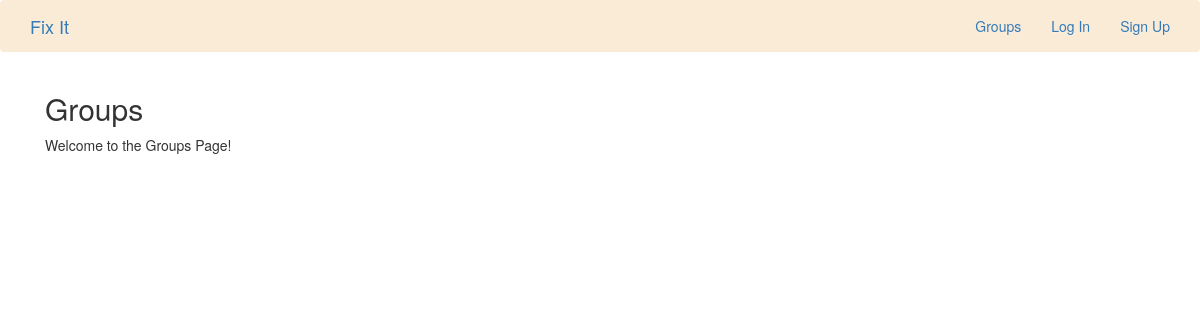
The app's page /groups/, older data.
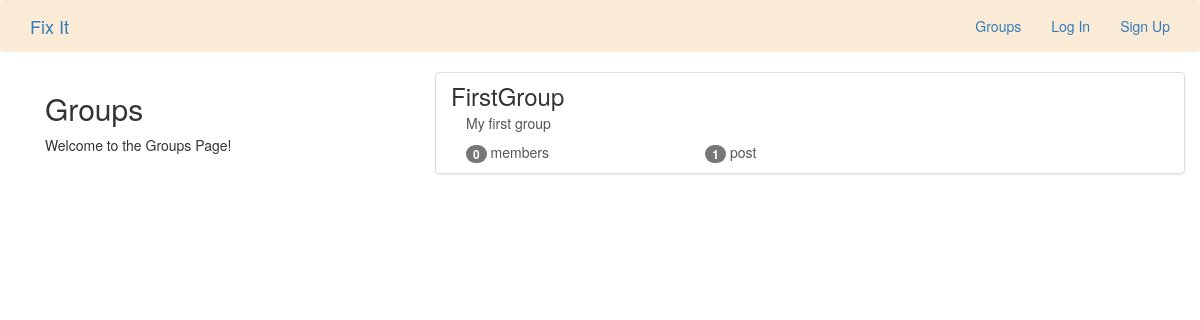
The same page, newer data.
### groups/models.py (models this page shows, shortened)
class Group(models.Model):
    name = models.CharField(max_length=255, unique=True)
    slug = models.SlugField(allow_unicode=True, unique=True)
    description = models.TextField(blank=True, default='')
    description_html = models.TextField(editable=False, default='', blank=True)
    members = models.ManyToManyField(User, through='GroupMember')
    class Meta:
        ordering = ['name']

### groups/views.py (the view)
class ListGroups(generic.ListView):
    model = Group

### groups/templates/groups/group_list.html (shortened to what this page needs)
{% extends "groups/group_base.html" %}
{% block pregroup %}
<div class="col-md-4">
  <div class="content">
      <h2>Groups</h2>
      <p>Welcome to the Groups Page!</p>
  </div>
</div>
{% endblock %}
{% block group_content %}
<div class="col-md-8">
  <div class="list-group">
      {% for group in object_list %}
      <a class="list-group-item" href="{% url 'groups:single' slug=group.slug %}">
        <h3 class="title list-group-item-heading">{{group.name}}</h3>
        <div class="list-group-item-text container-fluid">
          {{group.description_html|safe}}
          <div class="row">
            <div class="col-md-4">
              <span class="badge">{{group.members.count}}</span>
              member{{group.members.count|pluralize}}
            </div>
            <div class="col-md-4">
              <span class="badge">{{group.posts.count}}</span>
              post{{group.posts.count|pluralize}}
            </div>
          </div>
        </div>
      </a>
      {% endfor %}
  </div>
</div>
{% endblock %}

Row changes from the older to the newer data that the page shows:
added Group: name "FirstGroup", description_html "My first group", members.count "0", posts.count "1"
